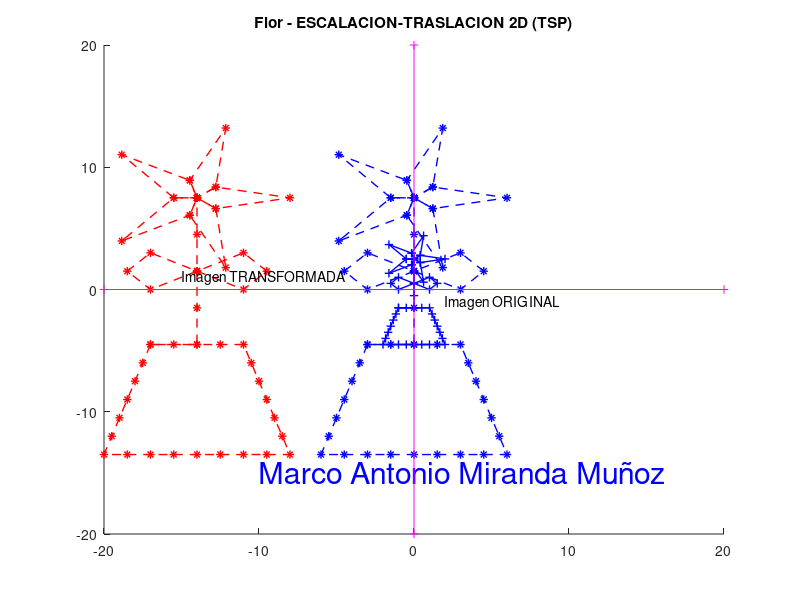

Here is the MATLAB script that generated this plot:
# Escalación-Traslación 2D - TSP
# Autor: Marco Antonio Miranda Muñoz
clc; clear all; close all;
format short;
output_precision(2);

# --- Definir dibujo (P1 + P2) - Flor en maceta con 58 vértices ---
P1 = [
  9.0000  8.8333  8.6667  8.5000  8.3333  8.1667  8.0000  8.5000  9.0000  9.5000 10.0000 10.5000 11.0000 11.5000 12.0000 11.8333 11.6667 11.5000 11.3333 11.1667 11.0000 10.5000 10.0000  9.5000  9.0000 10.0000 10.0000 10.0000  9.0000  8.5000  9.0000 10.0000 11.0000 11.5000 11.0000 10.0000 10.0000 10.0000;
  8.0000  7.5000  7.0000  6.5000  6.0000  5.5000  5.0000  5.0000  5.0000  5.0000  5.0000  5.0000  5.0000  5.0000  5.0000  5.5000  6.0000  6.5000  7.0000  7.5000  8.0000  8.0000  8.0000  8.0000  8.0000  8.0000  9.0000 10.0000 10.5000 10.0000  9.5000 10.0000 10.5000 10.0000  9.5000 10.0000 11.0000 12.0000;
   1       1       1       1       1       1       1       1       1       1       1       1       1       1       1       1       1       1       1       1       1       1       1       1       1       1       1       1       1       1       1       1       1       1       1       1       1       1
];

P2 = [
 10.4045 12.0000 10.4045 10.0000 10.4045 10.6180  9.8455 10.0000  9.8455  8.3820  9.5000 10.0000  9.5000  8.3820  9.8455 10.0000  9.8455 10.6180 10.4045 10.0000;
 11.7061 12.0000 12.2939 12.0000 12.2939 13.9021 12.4755 12.0000 12.4755 13.1756 12.0000 12.0000 12.0000 10.8244 11.5245 12.0000 11.5245 10.0979 11.7061 12.0000;
   1       1       1       1       1       1       1       1       1       1       1       1       1       1       1       1       1       1       1       1
];

P = [P1 P2];
# Autor: Marco Antonio Miranda Muñoz
# Ajustar posiciones para centrar en el origen y asegurar que quepan dentro de la cuadrícula después de transformaciones
P(1,:) = P(1,:) - 10;
P(2,:) = P(2,:) - 9.5;

nVertices = size(P,2);
fprintf('Numero de vertices en P: %d\n', nVertices);

# --- Matrices de escalación y traslación ---
Sx = 3;
Sy = 3;
S = [Sx 0 0; 0 Sy 0; 0 0 1];
Tx = -14;
Ty = 0;
T = [1 0 Tx; 0 1 Ty; 0 0 1];

# Operación de escalación (Ps)
Ps = S * P;

# Traslación - después de la escalación (Pp)
Pp = T * Ps;
# Autor: Marco Antonio Miranda Muñoz
# --- Graficar ---
figure; hold on;
plot(P(1,:), P(2,:), "-+b", "LineWidth", 1);       # Original en azul
plot(Ps(1,:), Ps(2,:), "--*b", "LineWidth", 1);    # Escalada en azul dashed
plot(Pp(1,:), Pp(2,:), "--*r", "LineWidth", 1);    # Transformada final en rojo dashed

dx = 20; dy = 20;
axis([-dx dx -dy dy]);
title("Flor - ESCALACION-TRASLACION 2D (TSP)");
text(2, -1, "Imagen ORIGINAL");
text(-15, 1, "Imagen TRANSFORMADA");
text(-10, -15, "Marco Antonio Miranda Muñoz", "fontsize", 22, "color", "b");

# Ejes
plot([-dx dx],[0 0], "-+m");
plot([0 0],[-dy dy], "-+m");
# Autor: Marco Antonio Miranda Muñoz
